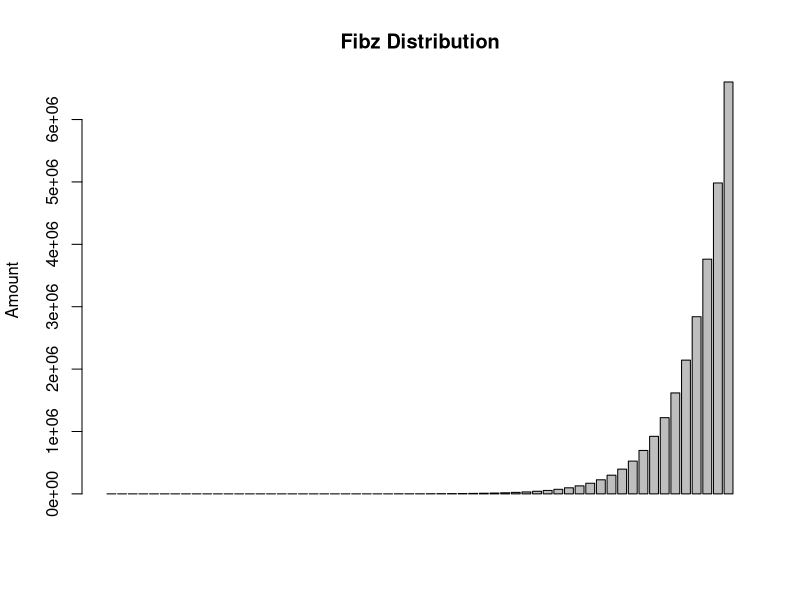

Write R code to recreate this figure.
# https://projecteuler.net/problem=2

# Each new term in the fibsnacci sequence is generated by adding the previous two terms. By starting with 1 and 2, the first 10 terms will be:

# 1, 2, 3, 5, 8, 13, 21, 34, 55, 89, ...

# By considering the terms in the fibsnacci sequence whose values do not exceed four million, find the sum of the even-valued terms.

# @solution 4613732

# rScript prob-2.R

# initialize am empty vector
fibz <- c( 0, 1, 1 )
limit = 4000000

while ( fibz[length(fibz) - 1] < limit ) {
	fibz <- c( fibz, fibz[length(fibz) - 1] + fibz[length(fibz) - 2] )
	print(fibz[length(fibz) - 1])
}

# creates the barchart and puts it at ./fizzbuzz.gif
png( 'fibz.png',
	width     = 1200,
	height    = 1200,
	units     = "px",
	res       = 72
)
barplot( fibz, main='Fibz Distribution',
	ylab='Amount' )
dev.off()
